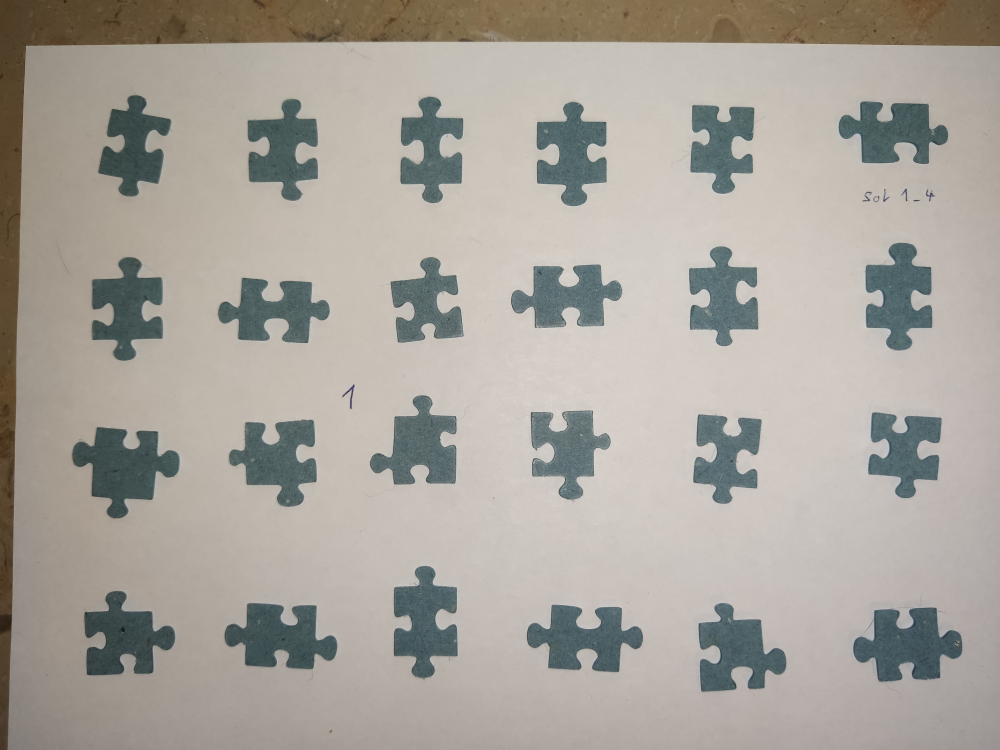
#> input picture images/database/IMG_20230505_231621.jpg, 4000 x 3000 px, given as the content of the folder images/reconstruction/, which was not available (shown at 1/4 size)
$ python recognizer.py
#> lines starting #> are read from the running program, lines starting #| are printed output that depends on the picture; after the words box and inside, x2 and y2 are one past the last pixel; in counts of white or black regions, pixels touching at a corner belong together; pictures that were not available may be replaced by others from this repository, and a replacement may not be noted
import cv2
import numpy as np
import os
import matplotlib.pyplot as plt
import itertools
from tqdm import tqdm
import math
import pickle
from sklearn.decomposition import PCA

import scipy as sc


# [317 lines left out: functions side2genderStr, rotatePoints, normalizeSide, interpolateSpline, splineDist, lineLineIntersection and 6 more, not called in this run]


def img2pieces(path, count_offset, img_name):
#> called with path = '_only/IMG_20230505_231621.jpg', count_offset = 0, img_name = 'database'
    img = cv2.imread(path)
#> img is the input picture: shape (3000, 4000, 3); mean B, G, R 155.7, 163.8, 168.5
    img = cv2.medianBlur(img, ksize=5)

    # prep image
    gray   = cv2.cvtColor(img, cv2.COLOR_BGR2GRAY)
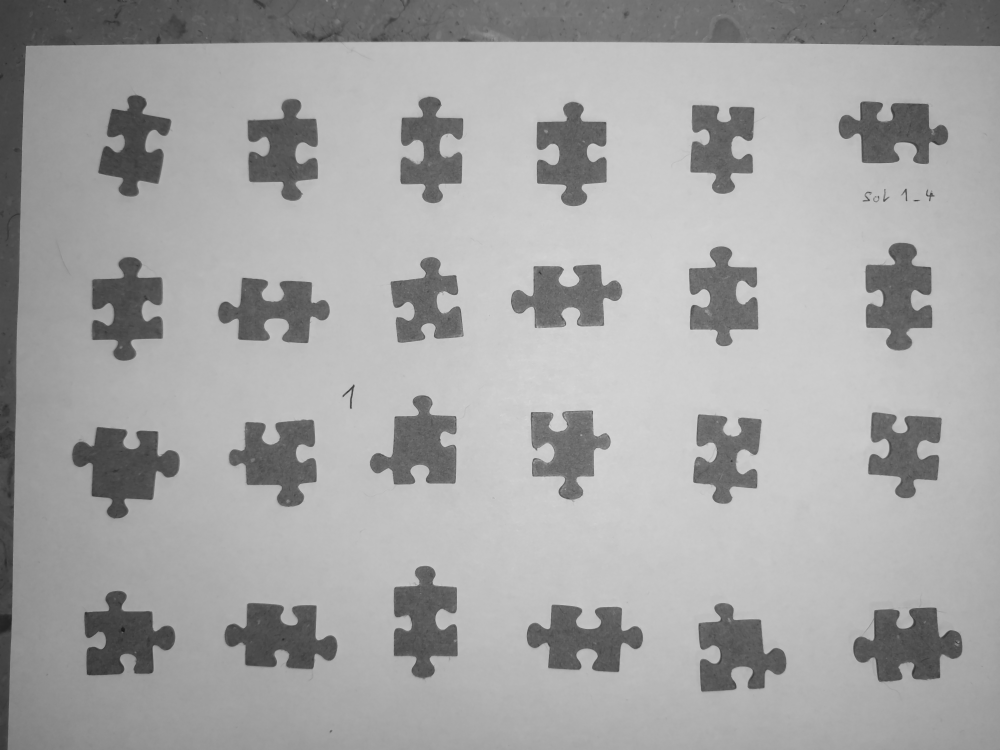
#> gray: shape (3000, 4000) (shown at 1/4 size); min 22, max 216, mean 164.2
    #blurred = cv2.GaussianBlur(gray, (3, 3), 0)
    gray   = cv2.medianBlur(gray, ksize=5)
    # [20 lines of commented-out code are left out]

    th3 = cv2.adaptiveThreshold(gray,255,cv2.ADAPTIVE_THRESH_GAUSSIAN_C, cv2.THRESH_BINARY,101,5)
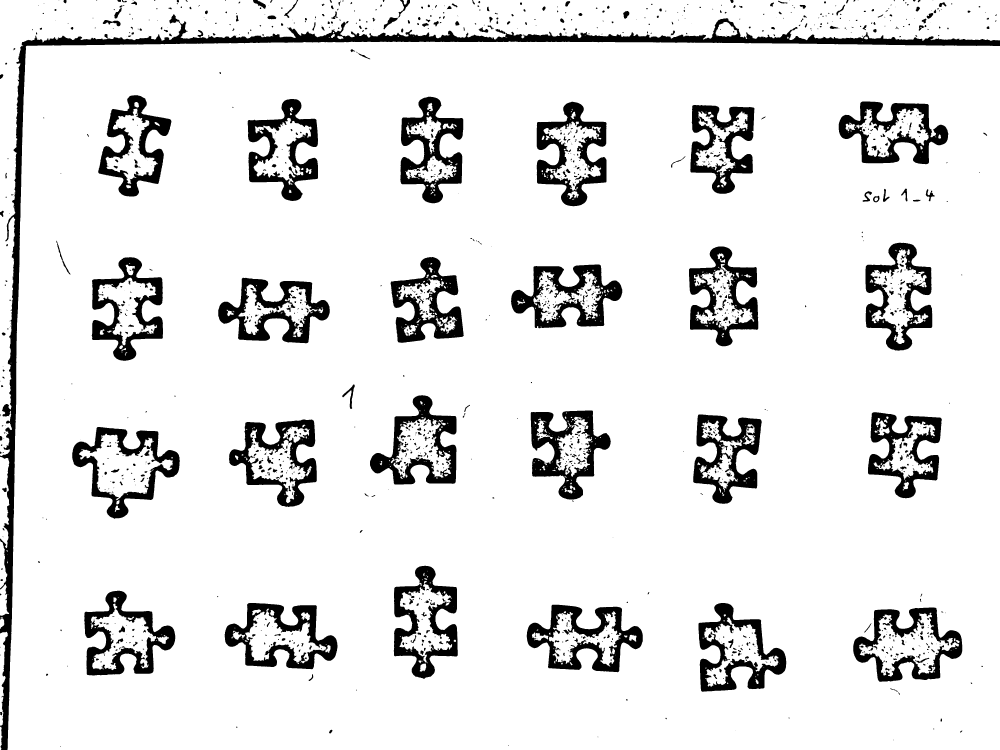
#> th3: shape (3000, 4000) (shown at 1/4 size); 89.6% white; 1508 black regions (764 under 20 px), largest, box (x1, y1, x2, y2) and area: (0, 58, 4000, 3000) 179953, (2107, 2419, 2571, 2689) 45324, (2044, 1058, 2489, 1313) 44389
    th3 = cv2.blur(th3, ksize=(3, 3))


    f, axs = plt.subplots(2, 2)
    axs[0,0].imshow(img[:, :, 2], cmap='gray')
    axs[0,1].imshow(th3)
    axs[1,0].hist(img[:, :, 2].flatten(), bins=100, log=False)
    plt.show()
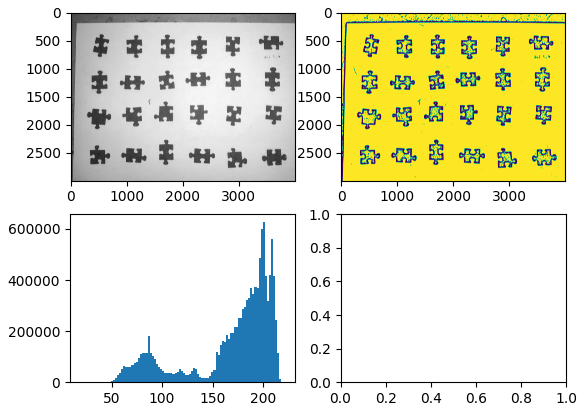
#> figure drawn by matplotlib, 3 panels; panel 3: tallest bar 626295 high, from x = 199.7 to 201.7
    exit()
#> (the program exits here)

$ run again, on images/database/IMG_20230505_232202.jpg
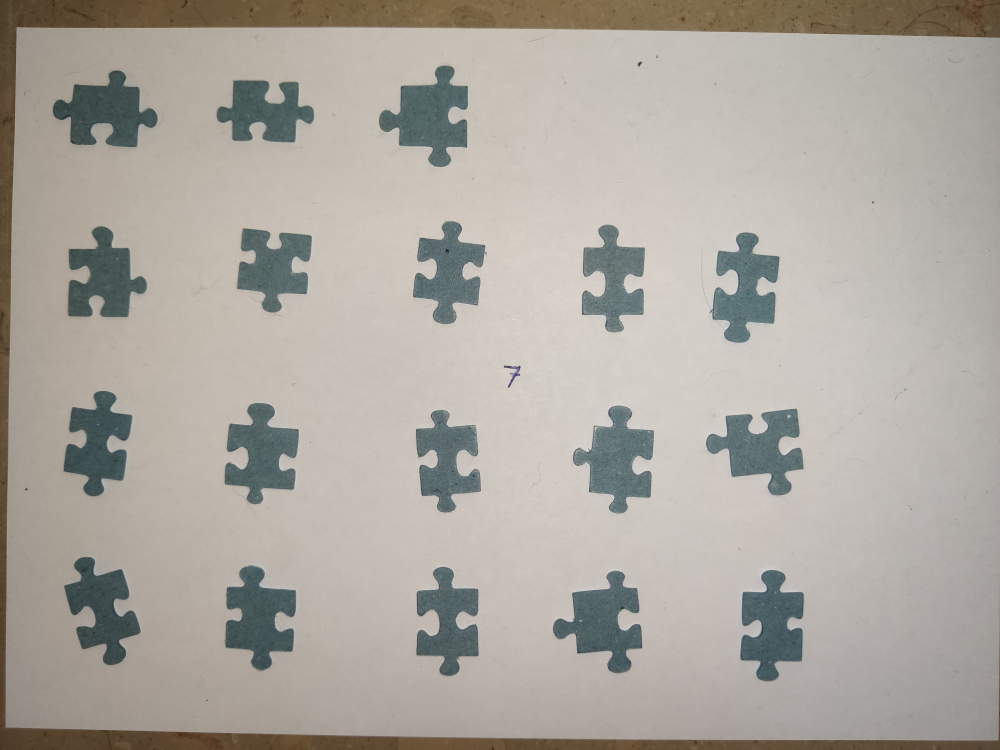
#> input picture images/database/IMG_20230505_232202.jpg, 4000 x 3000 px, given as the content of the folder images/reconstruction/, which was not available (shown at 1/4 size)
#> in img2pieces, img is the input picture: shape (3000, 4000, 3); mean B, G, R 160, 167.8, 172.8
#> in img2pieces, `th3 = cv2.adaptiveThreshold(gray,255,cv2.ADAPTIVE_THRESH_GAUSSIAN_C, c..`:
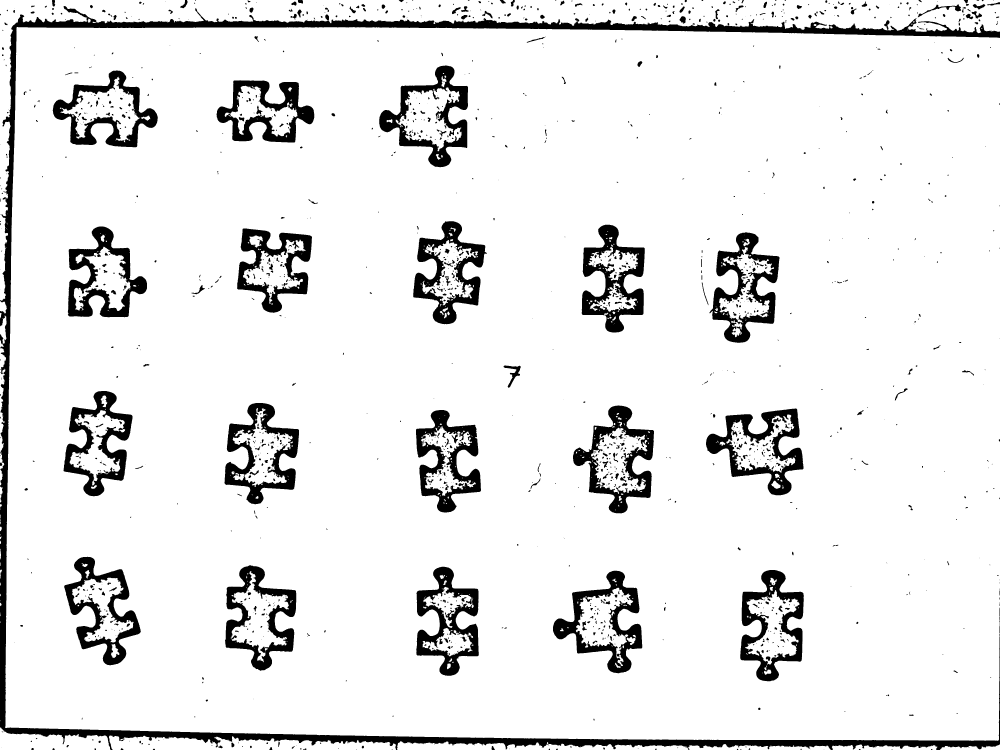
#> th3: shape (3000, 4000) (shown at 1/4 size); 91.1% white; 1559 black regions (791 under 20 px), largest, box (x1, y1, x2, y2) and area: (0, 24, 4000, 3000) 276130, (2824, 1634, 3214, 1981) 43010, (2327, 899, 2579, 1330) 42634
#> in img2pieces, `plt.show()`:
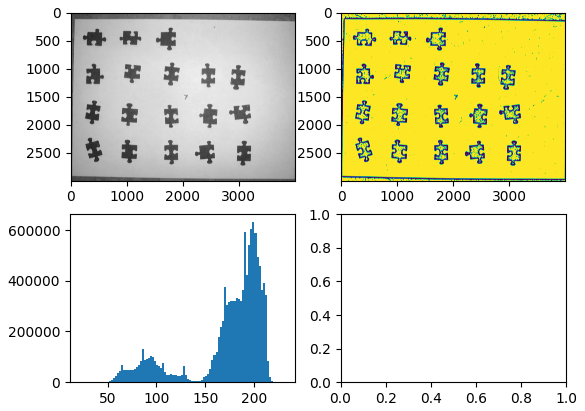
#> figure drawn by matplotlib, 3 panels; panel 3: tallest bar 630798 high, from x = 198.4 to 200.5

$ run again, on images/database/IMG_20230505_232213.jpg
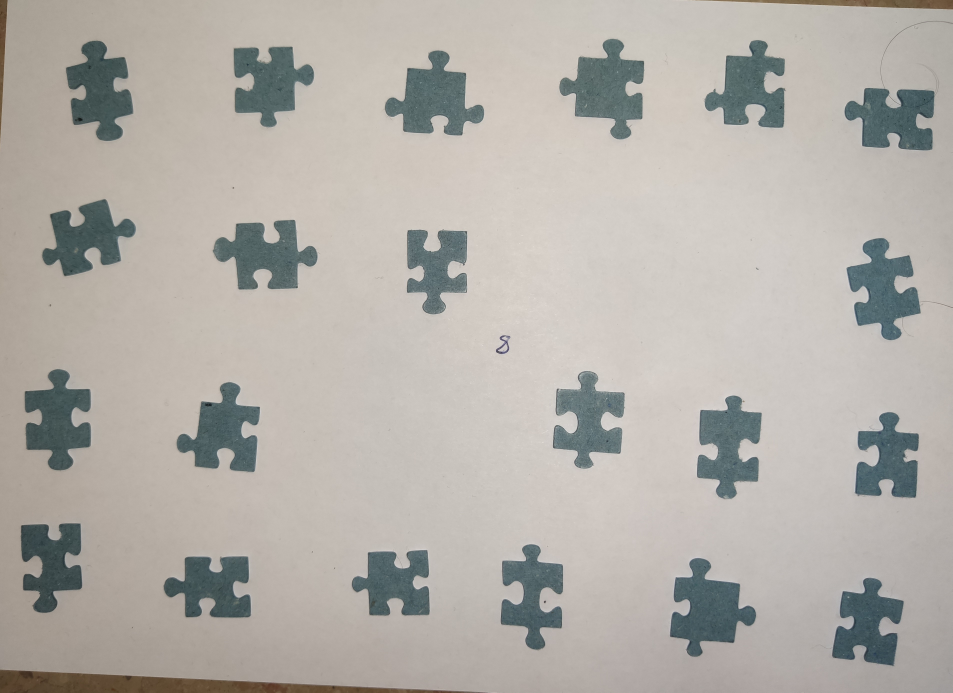
#> input picture images/database/IMG_20230505_232213.jpg, 3809 x 2770 px, given as the content of the folder images/reconstruction/, which was not available (shown at 1/4 size)
#> in img2pieces, img is the input picture: shape (2770, 3809, 3); mean B, G, R 168.4, 174.5, 178.4
#> in img2pieces, `th3 = cv2.adaptiveThreshold(gray,255,cv2.ADAPTIVE_THRESH_GAUSSIAN_C, c..`:
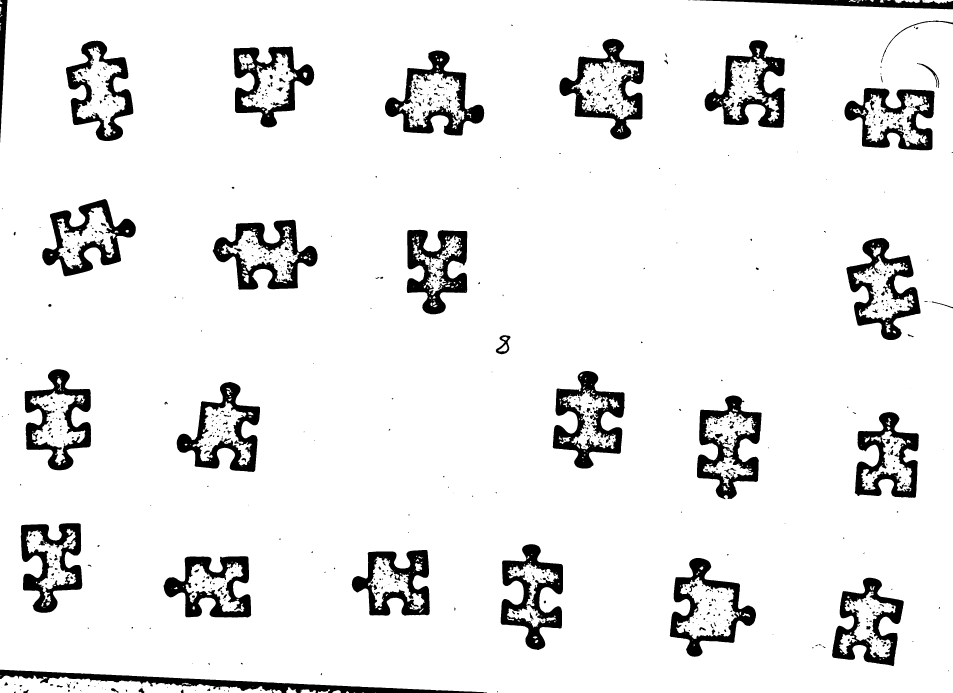
#> th3: shape (2770, 3809) (shown at 1/4 size); 91.4% white; 1020 black regions (541 under 20 px), largest, box (x1, y1, x2, y2) and area: (0, 2679, 1948, 2770) 43370, (2211, 1484, 2499, 1874) 43251, (2003, 2177, 2252, 2600) 41612
#> in img2pieces, `plt.show()`:
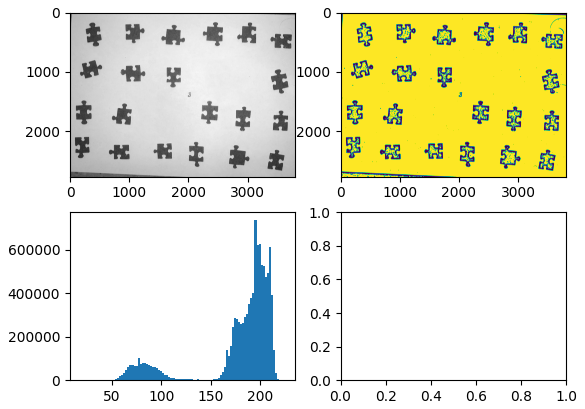
#> figure drawn by matplotlib, 3 panels; panel 3: tallest bar 736081 high, from x = 193.9 to 196

$ run again, on images/database/IMG_20230505_232423.jpg
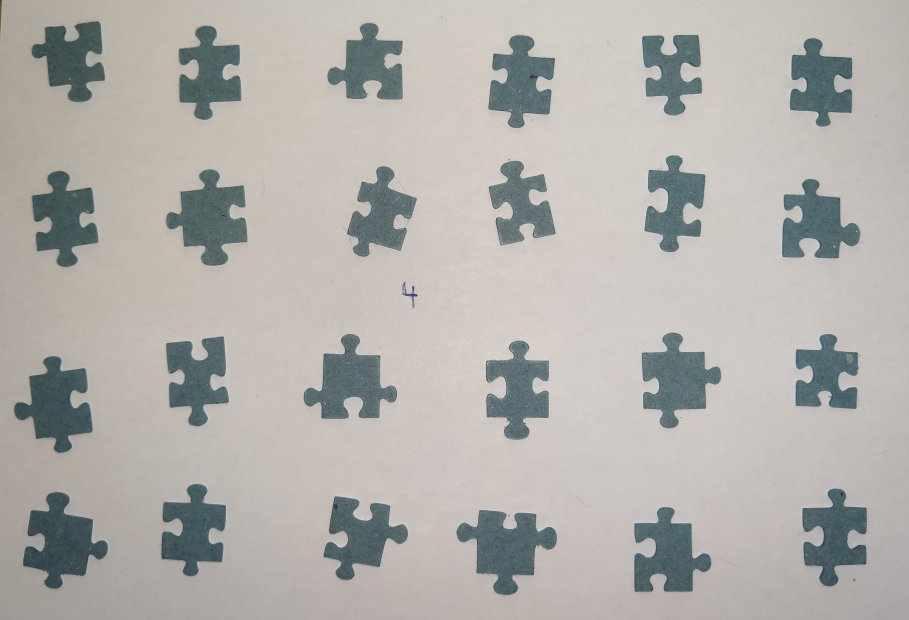
#> input picture images/database/IMG_20230505_232423.jpg, 3634 x 2479 px, given as the content of the folder images/reconstruction/, which was not available (shown at 1/4 size)
#> in img2pieces, img is the input picture: shape (2479, 3634, 3); mean B, G, R 171.5, 175.9, 178.1
#> in img2pieces, `th3 = cv2.adaptiveThreshold(gray,255,cv2.ADAPTIVE_THRESH_GAUSSIAN_C, c..`:
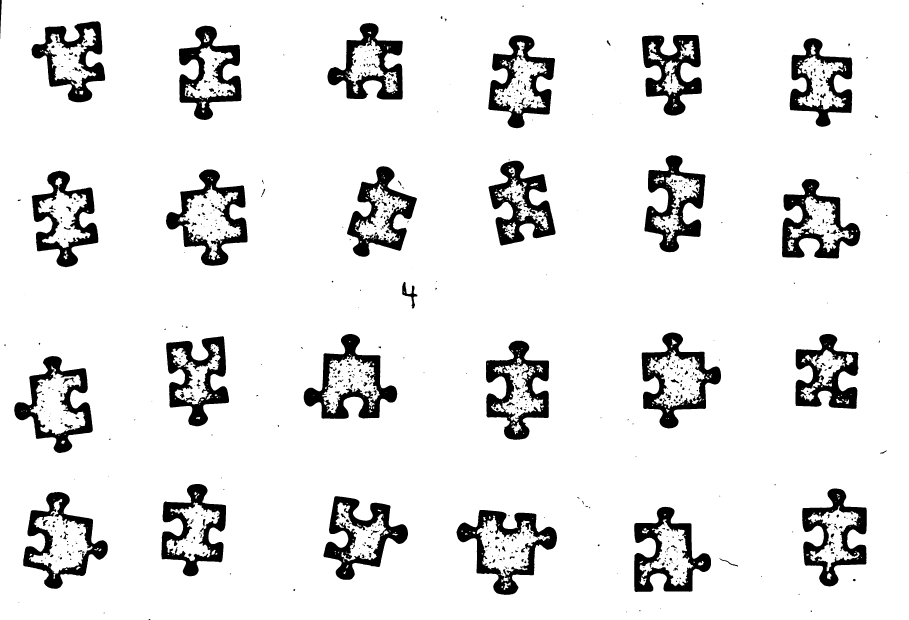
#> th3: shape (2479, 3634) (shown at 1/4 size); 89.9% white; 994 black regions (557 under 20 px), largest, box (x1, y1, x2, y2) and area: (1944, 1363, 2196, 1759) 39386, (1826, 2040, 2228, 2380) 39196, (1215, 1336, 1589, 1675) 38869
#> in img2pieces, `plt.show()`:
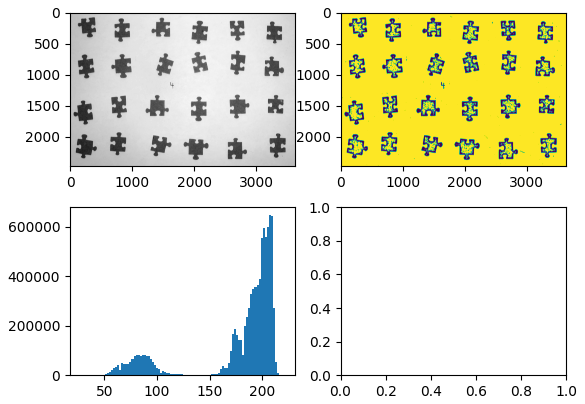
#> figure drawn by matplotlib, 3 panels; panel 3: tallest bar 645742 high, from x = 206.4 to 208.3
